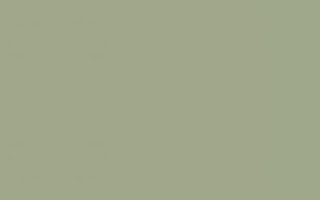
Frame 1 (no input)
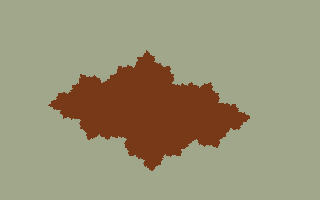
Frame 60 (the mouse pressed at the canvas centre just before this capture)
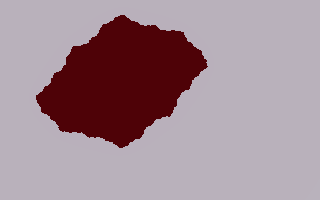
Frame 120 (the mouse held since frame 60 and released just before this capture)

The Processing sketch that drew these frames (run headless with seeded random() and noise(); from frame 60 on, the mouse is pressed at the canvas centre):

// Processing sketch: processing_8037
// ── processing_8037.pde

color [] pal=new color [256];
double mx0,my0,mx1,my1;
double xori=-1.5,yori=-1.5,wi=4.5/320,he=3.0/200;
float rot=0;

void setup() {
  size(320,200);
  frameRate(5);
  randpal();
}

void randpal() {
  int nrc=4;
  int [] colr=randvalues(nrc);
  int [] colg=randvalues(nrc);
  int [] colb=randvalues(nrc);
  for (float i=0;i<256;i++) {
    //pal[int(i)]=color(cos(i*HALF_PI/255)*192,sin(i*HALF_PI/64)*32+32,max(sin(i*HALF_PI/255-PI/6),0)*255);
    pal[int(i)]=color(colval(colr,i/256),colval(colg,i/256),colval(colb,i/256));
  }
}

int colval(int [] c,float t) {
  return int(curvePoint(c[0],c[1],c[2],c[3],t));
}

int [] randvalues(int n) {
  int [] ret=new int [n];
  for (int i=0;i<n;i++) {
//    ret[i]=int(random(i*64,i*64+63));
    ret[i]=int(random((i&1)*128,(i&1)*128+127));
  }
  return ret;
}

void draw() {
  loadPixels();
  int i,j,offs=0,iter;
  double x,y,xo,yo=yori,c,d;
  c=0.7*cos(rot);
  d=0.3*sin(rot);
  while (cos(rot)>0.75) {
    rot+=0.05;
  }
  rot+=0.05;
  for (i=0;i<200;i++) {
    xo=xori;
    for (j=0;j<320;j++) {
      x=xo+c;
      y=yo+d;
      iter=iterate(x,y,c,d);
      if (iter==256) {
        pixels[offs++]=pal[255];
      }
      else {
        pixels[offs++]=pal[iter-1];
      }
      xo+=wi;
    }
    yo+=he;    
  }
  updatePixels();
}

int iterate(double x,double y,double c,double d) {
  int iter=0;
  double xx;
  while (iter<256 && (x*x+y*y)<100) {
     xx=x*x-y*y+c;
     y=2*x*y+d;
     x=xx;
     iter++;
   }
   return iter;
}

void mousePressed() {
  randpal();
}

void keyPressed() {
//  save("m:/julia.png");
}
